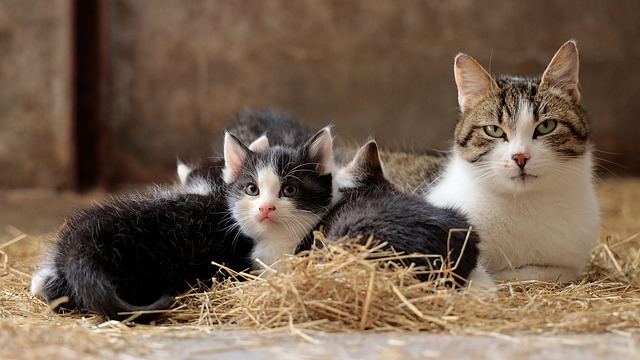
#> input picture data/cat-family-5074959_640.jpg, 640 x 360 px
$ python -i model.py   (imports and definitions only)
#> lines starting #> are read from the running program, lines starting #| are printed output that depends on the picture

# Importa a classe Image da biblioteca Pillow,
# utilizada para representar e manipular imagens.
from PIL import Image

# Importa o NumPy para realizar cálculos com matrizes
# e trabalhar com os valores dos pixels das imagens.
import numpy as np


# Filtro 1: converte a imagem para tons de cinza.
def escala_cinza(imagem):
    # O modo "L" representa uma imagem em escala de cinza.
    return imagem.convert("L")


# Função auxiliar para aplicar uma máscara 3x3 na imagem.
# É utilizada pelos filtros Blur e Sobel.
def convolucao(imagem, mascara):
    # Converte a imagem para cinza e transforma seus pixels
    # em uma matriz de números decimais.
    pixels = np.array(imagem.convert("L"), dtype=np.float32)

    # Obtém a altura e a largura da imagem.
    altura, largura = pixels.shape

    # Adiciona uma borda de pixels ao redor da imagem.
    # O modo "edge" repete os valores dos pixels das extremidades.
    imagem_padded = np.pad(pixels, 1, mode="edge")

    # Cria uma matriz de zeros para armazenar o resultado.
    resultado = np.zeros((altura, largura), dtype=np.float32)

    # Percorre as três linhas da máscara.
    for i in range(3):

        # Percorre as três colunas da máscara.
        for j in range(3):

            # Multiplica cada posição da imagem pela posição
            # correspondente da máscara e soma ao resultado.
            resultado += (
                imagem_padded[i:i + altura, j:j + largura]
                * mascara[i, j]
            )

    # Retorna a matriz resultante da convolução.
    return resultado


# Filtro 2: Blur, utilizado para suavizar a imagem.
def blur(imagem):
    # Cria uma máscara 3x3 com nove valores iguais a 1/9.
    # Isso calcula a média dos pixels vizinhos.
    mascara = np.ones((3, 3), dtype=np.float32) / 9

    # Aplica a máscara de suavização na imagem.
    resultado = convolucao(imagem, mascara)

    # Limita os valores entre 0 e 255, converte para inteiros
    # de 8 bits e cria uma nova imagem em tons de cinza.
    return Image.fromarray(
        np.clip(resultado, 0, 255).astype(np.uint8)
    )


# Filtro 3: Sobel, utilizado para detectar as bordas.
# [27 lines left out: function sobel, not called in this run]


# Filtro 4: Unsharp, conforme a fórmula do enunciado.
# Calcula a imagem original menos a imagem borrada.
def unsharp(imagem):
    # Converte a imagem original para cinza e utiliza
    # inteiros de 16 bits para permitir resultados negativos.
    original = np.array(
        imagem.convert("L"), dtype=np.int16
    )

    # Aplica o Blur e transforma o resultado em uma matriz.
    borrada = np.array(
        blur(imagem), dtype=np.int16
    )

    # Subtrai a imagem borrada da imagem original.
    resultado = original - borrada

    # Limita os resultados entre 0 e 255.
    # Valores negativos são transformados em zero.
    return Image.fromarray(
        np.clip(resultado, 0, 255).astype(np.uint8)
    )


# Filtro 5: Sharpening, utilizado para realçar detalhes.
def sharpening(imagem):
    # Converte a imagem original para uma matriz em tons de cinza.
    original = np.array(
        imagem.convert("L"), dtype=np.int16
    )

    # Obtém os detalhes calculados pelo filtro Unsharp.
    detalhes = np.array(
        unsharp(imagem), dtype=np.int16
    )

    # Soma os detalhes à imagem original.
    resultado = original + detalhes

    # Limita os valores dos pixels entre 0 e 255.
    return Image.fromarray(
        np.clip(resultado, 0, 255).astype(np.uint8)
    )


# Função que seleciona qual filtro será executado.
# Recebe o nome do filtro e a imagem de entrada.
# [17 lines left out: function aplicar_filtro, not called in this run]

>>> from PIL import Image
>>> picture = Image.open('data/cat-family-5074959_640.jpg')
#> picture is the input picture: PIL image 640x360 RGB; mean R, G, B 117.7, 96.8, 78.8
>>> result = sharpening(picture)
#> in sharpening, `original = np.array( imagem.convert("L"), dtype=np.int16 )`:
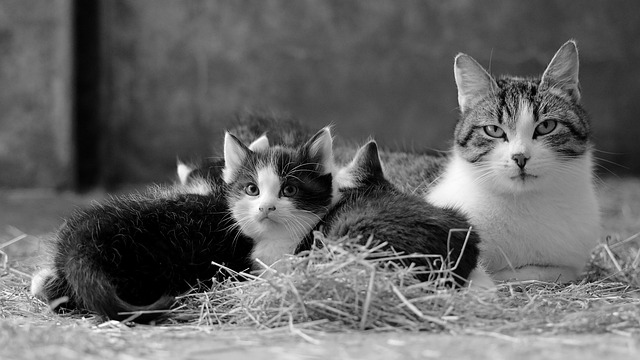
#> original: shape (360, 640) int16; min 0, max 255, mean 101
#> in convolucao, `imagem_padded = np.pad(pixels, 1, mode="edge")`:
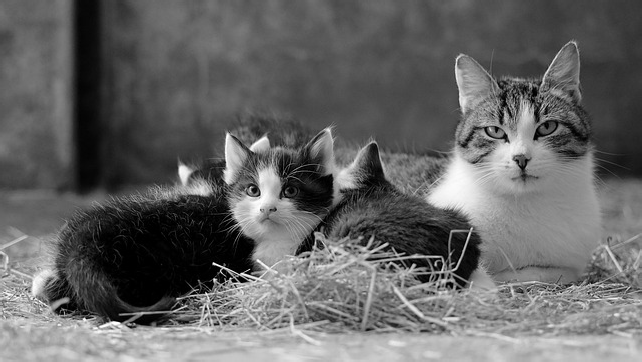
#> imagem_padded: shape (362, 642) float32; min 0, max 255, mean 101.2
#> in unsharp, `resultado = original - borrada`:
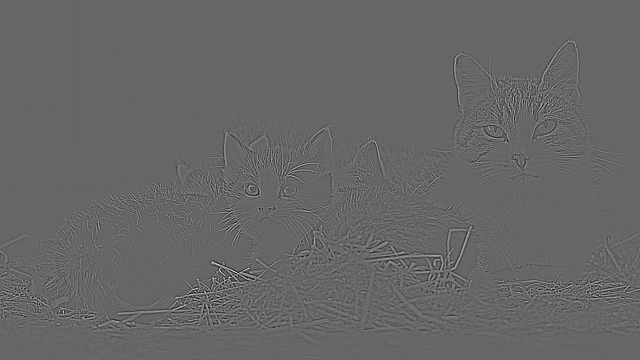
#> resultado: shape (360, 640) int16; min -101, max 150, mean 0.5; drawn with min black and max white
#> in unsharp, `return Image.fromarray( np.clip(resultado, 0, 255).astype(np.uint8) )`:
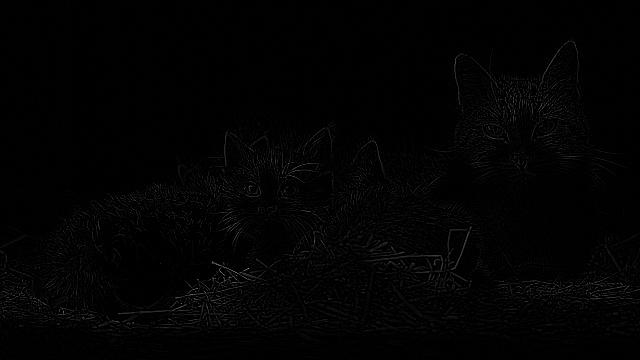
#> returned value: PIL image 640x360 L; min 0, max 150, mean 2.6
#> in sharpening, `resultado = original + detalhes`:
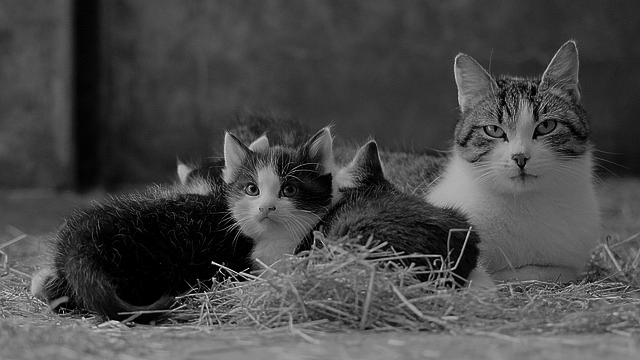
#> resultado: shape (360, 640) int16; min 0, max 364, mean 103.6; drawn with min black and max white
